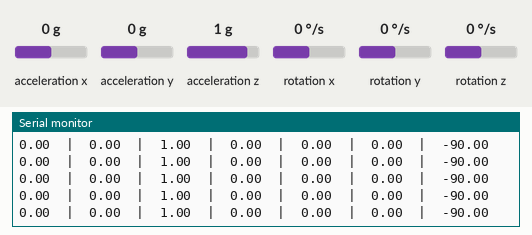
The sketch below on a simulated Arduino Nano 33 IoT. Parts: the last lines printed to the serial monitor. The inputs (shaded band) are chosen by the test bench; at power-on: acceleration x 0 g, acceleration z 1 g, acceleration y 0 g, rotation x 0 °/s, rotation y 0 °/s, rotation z 0 °/s.

Above: at 1.2 s.
1.3 s: acceleration x set to -1.4 g
At 2.0 s:
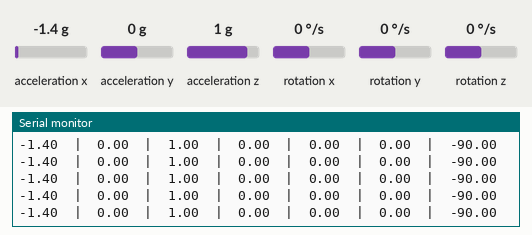
2.8 s: acceleration z set to -1.4 g
At 3.3 s:
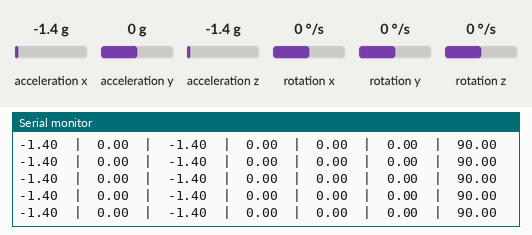
5.8 s: acceleration y set to -1.4 g
At 6.4 s:
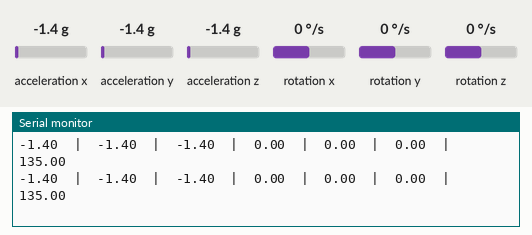

Measured:
- after the input at 1.3 s, the serial monitor: prints a new line at once (image 1)
- after the input at 2.8 s, the serial monitor: prints a new line at once (image 2)

The sketch:

sensor_test.ino
```cpp
#include <Arduino_LSM6DS3.h>
#include <Average.h>

float xlx, xly, xlz;                            // Accelerometer values
float gx, gy, gz;                               // Gyroscope values

float RAD2DEG = 180/PI;

bool init_flag = true;                          // Second initialization semaphore

float loop_time;                                // Timing variables for angle estimation
float t_start;
float t_now;
float theta;                                    // Angle estimation
float theta_xl;                                 // Angle estimation from accelerometer

Average<float> th_ave(10);                      // Smoothing filter for pole angle measurement (from external library)

//==============SETUP======================
void setup() {

    Serial.begin(9600);

    while (!Serial);

    if (!IMU.begin()) {
        Serial.println("Failed to initialize IMU!");

        while (1);
    }

    Serial.println("<Arduino is ready>");

    t_start = millis();
}

//===============LOOP=======================
void loop() {
    getAngle();

    Serial.print(xlx);                  // Accelerometer readings
    Serial.print("  |  ");              // Separator
    Serial.print(xly);
    Serial.print("  |  ");
    Serial.print(xlz);
    Serial.print("  |  ");
    Serial.print(gx);                   // Gyroscope readings
    Serial.print("  |  ");
    Serial.print(gy);
    Serial.print("  |  ");
    Serial.print(gz);
    Serial.print("  |  ");
    Serial.println(theta);              // Angle estimation

    t_start = t_now;
}

//==========================================
// Takes raw IMU and calculates pole angle
void getAngle() {

    if (IMU.gyroscopeAvailable()) {
        IMU.readGyroscope(gx, gy, gz);                                      // Take gyroscope measurement (degrees/s)
    }

    if (IMU.accelerationAvailable()) {
        IMU.readAcceleration(xlx, xly, xlz);                                // Take accelerometer measurement
    }

    if (!isnan(gx) && !isnan(xly) && !isnan(xlz)){                          // Prevent nan values in angle estimation
        t_now = millis();
        loop_time = t_now - t_start;
        theta_xl = atan2(-xlz,xly)*RAD2DEG;
        theta = 0.9*(theta+gx*(loop_time/1000.0)) + 0.1*theta_xl;           // Combine gyro and xl measurements (gyro outputs in deg/s)

    //    th_ave.push(theta);                                                  // Uncomment to filter noise
    //    theta = th_ave.mean();                                               // Uncomment to filter noise
    }
}
```
